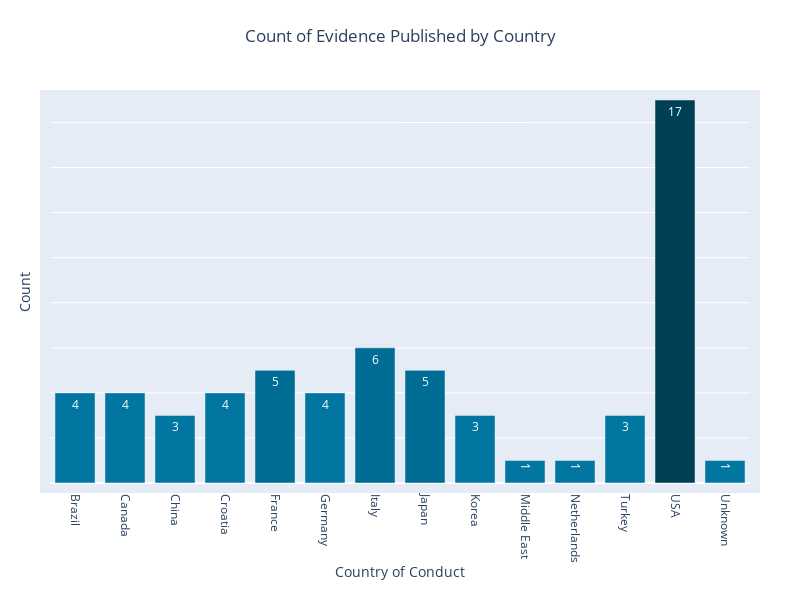

Notebook code cell kept with this figure:
### Markdown cell above
&nbsp;

# Country of Study

### Code cell
# Define the color values
colour_scale = [
    'rgb(0, 118, 160)',   
    'rgb(0, 118, 160)',   
    'rgb(0, 110, 148)',   
    'rgb(0, 102, 136)',   
    'rgb(0, 96, 128)',    
    'rgb(0, 96, 128)',    
    'rgb(0, 85, 113)',    
    'rgb(0, 74, 96)',     
    'rgb(0, 74, 96)',     
    'rgb(0, 64, 85)',     
]

# Get the value counts, reset the index, and rename columns
df = dataframe_one["Country of Conduct"].value_counts().reset_index(name='Count')
df.rename(columns={'index': 'Country of Conduct'}, inplace=True)

# First Filter (optional)
#values_to_exclude = []
#filt = df['Count'].isin(values_to_exclude)
#df = df[~filt]

# Second Filter  (optional)
#filt = df['Country of Study'] >2000
#df = df[filt]

# Sort the DataFrame by the 'Year'
df = df.sort_values('Country of Conduct')

# Calculate color index for each row based on 'Count'
df['ColorIndex'] = ((df['Count'] - df['Count'].min()) / (df['Count'].max() - df['Count'].min()) * (len(colour_scale) - 1)).astype(int)

# Create the figure
fig = go.Figure()

# Add the bar chart with color gradient
for i, row in df.iterrows():
    fig.add_trace(go.Bar(
        x=[str(row['Country of Conduct'])],  # x values are the years
        y=[row['Count']],  # y values are the counts
        text=[row['Count']],
        textposition='auto',
        marker=dict(color=colour_scale[row['ColorIndex']]),
        name='',
    ))

# Set the title and axis labels
fig.update_layout(
    width=800,
    height=600,
    title={
        'text': 'Count of Evidence Published by Country',
        'x': 0.5,
        'y': 0.95,
        'xanchor': 'center',
        'yanchor': 'top',
    },
    plot_bgcolor='rgba(229, 236, 246, 8)',  # Change the background color.
    showlegend = False, # Legend on/off
    
    yaxis=dict(
        title='Count', # Y-axis title
        showticklabels=False, # Y-axis labels on/off
        showgrid=True,  # This turns the y-gridlines on/off
        range=[0, 17], # Set y-axis value range
        tick0=0, # Set baseline value
        dtick=2,  # Adjust this value to change the y-axis increment size
    ),
    
    xaxis=dict(
        title='Country of Conduct',
        showticklabels=True, 
        showgrid=False,  # This turns the x-gridlines on/off
        tickformat='d',  # Format the tick labels as integers
        nticks=20,  # Set the number of x-axis ticks
        tickangle =90,
    ),
    
    legend=dict(
        x=0.9,
        y=0.95,
        bgcolor='rgba(255, 255, 255, 0.7)',
        bordercolor='black',
        borderwidth=1,
    ),
    
    margin=dict(  # Adjust the margins around the plot
        l=50,  # left margin
        r=50,  # right margin
        b=100,  # bottom margin
        t=100,  # top margin
        pad=10,  # padding
    ),
)

# Show the graph
fig.show()

### Figure 1 — Plotly figure (JSON) as saved in the notebook; plotly's stock layout.template omitted (floating-point values rounded to 4 significant figures)
{"data": [{"marker": {"color": "rgb(0, 118, 160)"}, "name": "", "text": ["4"], "textposition": "auto", "type": "bar", "x": ["Brazil"], "y": [4]}, {"marker": {"color": "rgb(0, 118, 160)"}, "name": "", "text": ["4"], "textposition": "auto", "type": "bar", "x": ["Canada"], "y": [4]}, {"marker": {"color": "rgb(0, 118, 160)"}, "name": "", "text": ["3"], "textposition": "auto", "type": "bar", "x": ["China"], "y": [3]}, {"marker": {"color": "rgb(0, 118, 160)"}, "name": "", "text": ["4"], "textposition": "auto", "type": "bar", "x": ["Croatia"], "y": [4]}, {"marker": {"color": "rgb(0, 110, 148)"}, "name": "", "text": ["5"], "textposition": "auto", "type": "bar", "x": ["France"], "y": [5]}, {"marker": {"color": "rgb(0, 118, 160)"}, "name": "", "text": ["4"], "textposition": "auto", "type": "bar", "x": ["Germany"], "y": [4]}, {"marker": {"color": "rgb(0, 110, 148)"}, "name": "", "text": ["6"], "textposition": "auto", "type": "bar", "x": ["Italy"], "y": [6]}, {"marker": {"color": "rgb(0, 110, 148)"}, "name": "", "text": ["5"], "textposition": "auto", "type": "bar", "x": ["Japan"], "y": [5]}, {"marker": {"color": "rgb(0, 118, 160)"}, "name": "", "text": ["3"], "textposition": "auto", "type": "bar", "x": ["Korea"], "y": [3]}, {"marker": {"color": "rgb(0, 118, 160)"}, "name": "", "text": ["1"], "textposition": "auto", "type": "bar", "x": ["Middle East"], "y": [1]}, {"marker": {"color": "rgb(0, 118, 160)"}, "name": "", "text": ["1"], "textposition": "auto", "type": "bar", "x": ["Netherlands"], "y": [1]}, {"marker": {"color": "rgb(0, 118, 160)"}, "name": "", "text": ["3"], "textposition": "auto", "type": "bar", "x": ["Turkey"], "y": [3]}, {"marker": {"color": "rgb(0, 64, 85)"}, "name": "", "text": ["17"], "textposition": "auto", "type": "bar", "x": ["USA"], "y": [17]}, {"marker": {"color": "rgb(0, 118, 160)"}, "name": "", "text": ["1"], "textposition": "auto", "type": "bar", "x": ["Unknown"], "y": [1]}], "layout": {"height": 600, "legend": {"bgcolor": "rgba(255, 255, 255, 0.7)", "bordercolor": "black", "borderwidth": 1, "x": 0.9, "y": 0.95}, "margin": {"b": 100, "l": 50, "pad": 10, "r": 50, "t": 100}, "plot_bgcolor": "rgba(229, 236, 246, 8)", "showlegend": false, "title": {"text": "Count of Evidence Published by Country", "x": 0.5, "xanchor": "center", "y": 0.95, "yanchor": "top"}, "width": 800, "xaxis": {"nticks": 20, "showgrid": false, "showticklabels": true, "tickangle": 90, "tickformat": "d", "title": {"text": "Country of Conduct"}}, "yaxis": {"dtick": 2, "range": [0, 17], "showgrid": true, "showticklabels": false, "tick0": 0, "title": {"text": "Count"}}}}
